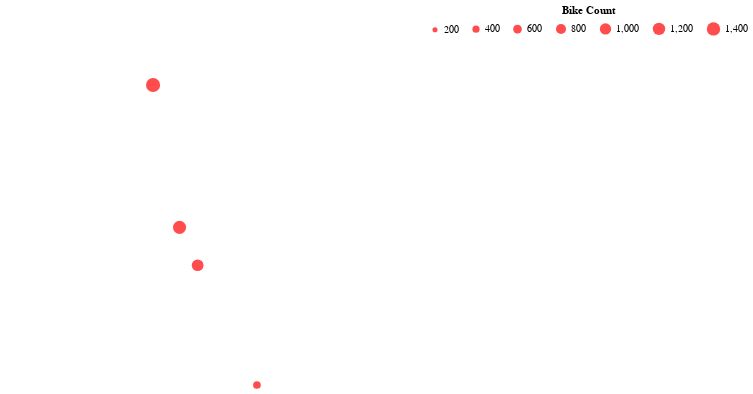

Write notebook code for a chart like this one.
### Markdown cell above
## Scatterplot of Bike Counts

### Code cell
# make scatter plot of bike counts at each intersection
traffic = alt.Chart(df_traffic).transform_aggregate(
    sum_traffic='sum(Traffic)',
    groupby=['Latitude', 'Longitude']
).mark_circle(
    fill='red', # make all circles red
).encode(
    longitude='Longitude:Q',
    latitude='Latitude:Q',
    #color=alt.Color('Year:N'), # color by year for linking
    size=alt.Size('sum_traffic:Q', scale=alt.Scale(range=[0, 200]), legend=alt.Legend(title='Bike Count', 

        # legend configuration based on final chart
        orient='none',
        legendX=425, legendY=-80,
        direction='horizontal',
        titleAnchor='middle')),
    tooltip=['sum_traffic:Q']
)

# show chart
traffic

### Figure 1 — Vega-Lite specification as saved in the notebook (floating-point values rounded to 4 significant figures; data arrays with more than 128 entries replaced by an {"elided": "..."} marker saying what was removed)
{"config": {"view": {"continuousWidth": 400, "continuousHeight": 300}}, "data": {"name": "data-181c1644ddc5ef50d9ca5a4664903bc4"}, "mark": {"type": "circle", "fill": "red"}, "encoding": {"latitude": {"field": "Latitude", "type": "quantitative"}, "longitude": {"field": "Longitude", "type": "quantitative"}, "size": {"field": "sum_traffic", "legend": {"direction": "horizontal", "legendX": 425, "legendY": -80, "orient": "none", "title": "Bike Count", "titleAnchor": "middle"}, "scale": {"range": [0, 200]}, "type": "quantitative"}, "tooltip": [{"field": "sum_traffic", "type": "quantitative"}]}, "transform": [{"aggregate": [{"op": "sum", "field": "Traffic", "as": "sum_traffic"}], "groupby": ["Latitude", "Longitude"]}], "$schema": "https://vega.github.io/schema/vega-lite/v4.17.0.json", "datasets": {"data-181c1644ddc5ef50d9ca5a4664903bc4": {"elided": "288 records"}}}
